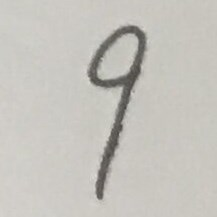
#> input picture Sys_learning/2_/ml_code-master/ml_code-master/number_recognization/test_data/9.jpg, 217 x 217 px
$ python img_proc.py   (older library calls are emulated)
#> lines starting #> are read from the running program, lines starting #| are printed output that depends on the picture
# -*- coding: utf-8 -*-
'''
    python图片处理
'''
from PIL import Image
from skimage import io
import numpy as np
from sklearn import preprocessing

def resizeImg(srcImgFile, dstImgFile, width=28, height=28):
    img = Image.open(srcImgFile)
    new_img = img.resize((width, height), Image.BILINEAR)
    new_img.save(dstImgFile)

def getImgAsMatFromFile(filename, width=28, height=28, scale_min=0, scale_max=1):
    #img = io.imread(filename, as_grey=True)
#> called with filename = 'test_data/9.jpg', width = 28, height = 28, scale_min = 0, scale_max = 1
    img = Image.open(filename)
#> img is the input picture: PIL image 217x217 RGB; mean R, G, B 196.8, 194.5, 188.6
    img = img.resize((width, height), Image.BILINEAR)
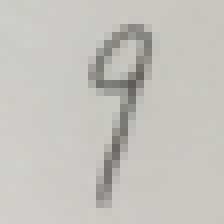
#> img: PIL image 28x28 RGB (shown 8 times larger); mean R, G, B 196.8, 194.5, 188.6
    imgArr_2d = np.array(img.convert('L'))
    imgArr_2d = np.float64(1 - imgArr_2d)
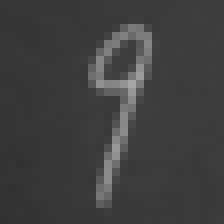
#> imgArr_2d: shape (28, 28) float64 (shown 8 times larger); min 50, max 164, mean 62.5
    shape_2d = imgArr_2d.shape
#> shape_2d = (28, 28)
    imgArr_1d_scale = preprocessing.minmax_scale(imgArr_2d.flatten(), feature_range=(0, 1))
#> imgArr_1d_scale = 784 values, max 1 at index 296, min 0 at index 562, mean 0.11
    return imgArr_1d_scale.reshape(shape_2d)
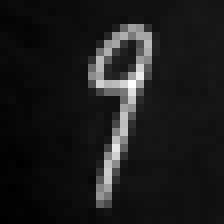
#> returned value: shape (28, 28) float64 (shown 8 times larger); min 0, max 1, mean 0.11

def getImgMat(srcImgFile, width=28, height=28):
    img = Image.open(srcImgFile)
    new_img = img.resize((width, height), Image.BILINEAR)
    return np.array(new_img)


filename = 'test_data/9.jpg'
#resizeImg('test_data/8.jpg', 'test_data/8_28x28.jpg', 28, 28)
imgMat = getImgAsMatFromFile(filename)

$ run again, with Sys_learning/2_/ml_code-master/ml_code-master/number_recognization/test_data/8.jpg copied over Sys_learning/2_/ml_code-master/ml_code-master/number_recognization/test_data/9.jpg
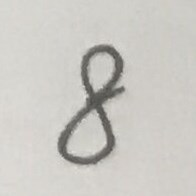
#> input picture Sys_learning/2_/ml_code-master/ml_code-master/number_recognization/test_data/8.jpg, 196 x 196 px
#> in getImgAsMatFromFile, img is the input picture: PIL image 196x196 RGB; mean R, G, B 202.6, 200.7, 195.7
#> img: PIL image 28x28 RGB
#> in getImgAsMatFromFile, `imgArr_2d = np.float64(1 - imgArr_2d)`:
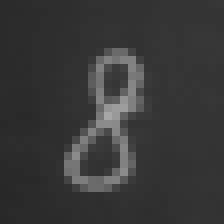
#> imgArr_2d: shape (28, 28) float64 (shown 8 times larger); min 40, max 167, mean 56.2
#> imgArr_1d_scale = 784 values, max 1 at index 405, min 0 at index 644, mean 0.128
#> in getImgAsMatFromFile, `return imgArr_1d_scale.reshape(shape_2d)`:
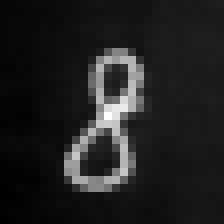
#> returned value: shape (28, 28) float64 (shown 8 times larger); min 0, max 1, mean 0.128

$ run again, with Sys_learning/2_/ml_code-master/ml_code-master/number_recognization/test_data/0.jpg copied over Sys_learning/2_/ml_code-master/ml_code-master/number_recognization/test_data/9.jpg
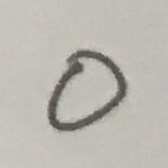
#> input picture Sys_learning/2_/ml_code-master/ml_code-master/number_recognization/test_data/0.jpg, 168 x 168 px
#> in getImgAsMatFromFile, img is the input picture: PIL image 168x168 RGB; mean R, G, B 187.5, 184.5, 177.6
#> img: PIL image 28x28 RGB
#> in getImgAsMatFromFile, `imgArr_2d = np.float64(1 - imgArr_2d)`:
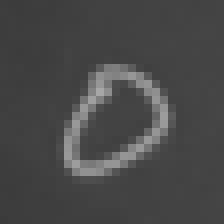
#> imgArr_2d: shape (28, 28) float64 (shown 8 times larger); min 59, max 167, mean 72.5
#> imgArr_1d_scale = 784 values, max 1 at index 320, min 0 at index 756, mean 0.125
#> in getImgAsMatFromFile, `return imgArr_1d_scale.reshape(shape_2d)`:
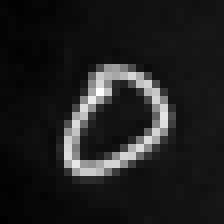
#> returned value: shape (28, 28) float64 (shown 8 times larger); min 0, max 1, mean 0.125

$ run again, with Sys_learning/2_/ml_code-master/ml_code-master/number_recognization/test_data/1.jpg copied over Sys_learning/2_/ml_code-master/ml_code-master/number_recognization/test_data/9.jpg
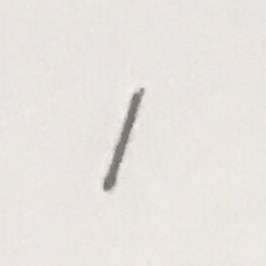
#> input picture Sys_learning/2_/ml_code-master/ml_code-master/number_recognization/test_data/1.jpg, 266 x 266 px
#> in getImgAsMatFromFile, img is the input picture: PIL image 266x266 RGB; mean R, G, B 232.6, 228.4, 224.3
#> img: PIL image 28x28 RGB
#> in getImgAsMatFromFile, `imgArr_2d = np.float64(1 - imgArr_2d)`:
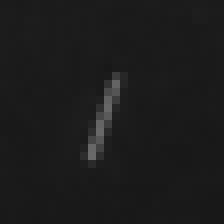
#> imgArr_2d: shape (28, 28) float64 (shown 8 times larger); min 24, max 105, mean 27.8
#> imgArr_1d_scale = 784 values, max 1 at index 543, min 0 at index 237, mean 0.0471
#> in getImgAsMatFromFile, `return imgArr_1d_scale.reshape(shape_2d)`:
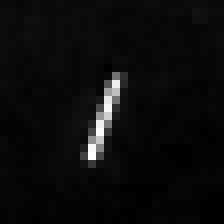
#> returned value: shape (28, 28) float64 (shown 8 times larger); min 0, max 1, mean 0.0471
